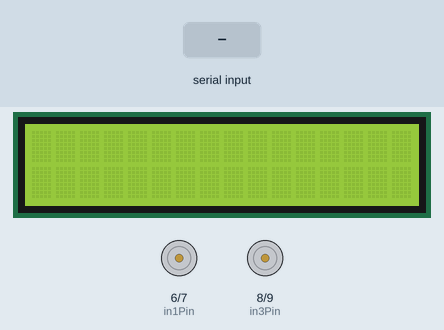
Simulated run of this sketch. Board: Arduino Uno, built with avr-gcc and run on an emulated ATmega328P. Shown: 16×2 character LCD, motor-driver pin pairs drawn as motors (green arrow = first pin HIGH = forward, orange = second pin HIGH = backward, longer = more drive, scaled by the enable pin). The inputs (shaded band) are chosen by the test bench.

Above: at 1.2 s.
1.3 s: "forward" received over the second serial link
At 2.2 s:
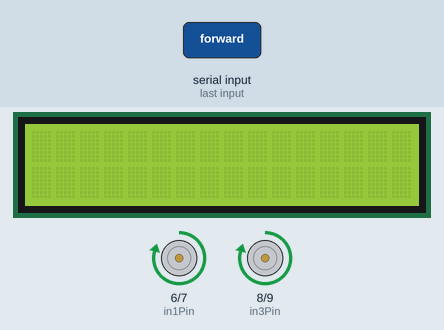
2.8 s: "backward" received over the second serial link
At 3.6 s:
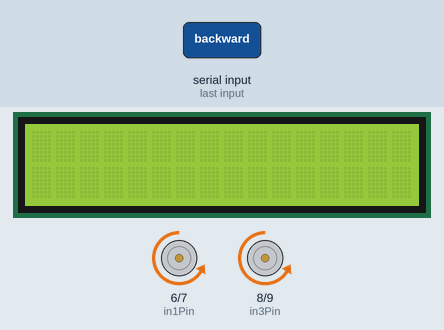
4.3 s: "turnLeft" received over the second serial link
At 4.7 s:
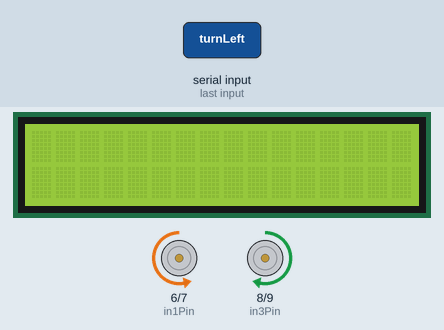
5.8 s: "turnRight" received over the second serial link
At 7.3 s:
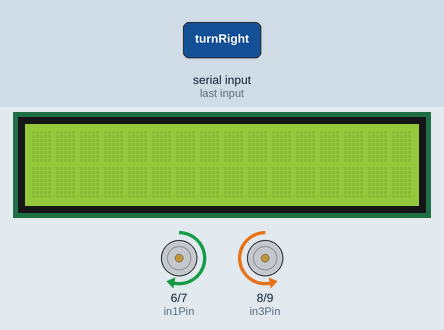
Timing chart, 0 to 8.3 s (numbered marks = the images above; inputs shaded):
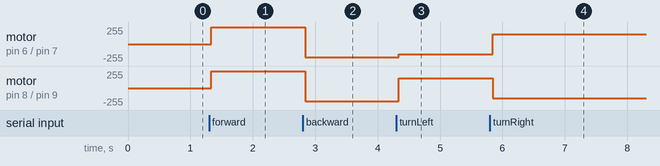

The sketch:

ex59_DCMotor_withClass.ino
```cpp
#include <BtMiniCom.h>
#include <Car.h>

void receiveMsg(String msg);
BtMiniCom btCom(13, 12, receiveMsg);

int in1Pin = 6; // 좌측 바퀴 in1
int in2Pin = 7; // 좌측 바퀴 in2
int ENAPin = 5; // 좌측 바퀴 GND

int in3Pin = 8; // 우측 바퀴 in1
int in4Pin = 9; // 우측 바퀴 in2
int ENBPin = 10; // 좌측 바퀴 GND

Car car(in1Pin, in2Pin, ENAPin, in3Pin, in4Pin, ENBPin);

void setup() {
  // put your setup code here, to run once:
  btCom.init();
  car.stop();
}

void loop() {
  // put your main code here, to run repeatedly:
  btCom.run();
}

void receiveMsg(String msg) {
  String result = "ok : " + msg;

  if (msg == "forward") {
    car.setSpeed(250);
    car.forward();
  }
  else if (msg == "backward") {
    car.setSpeed(200);
    car.backward();
  }
  else if (msg == "turnLeft") {
    car.setSpeed(150);
    car.turnLeft();
  }
  else if (msg == "turnRight") {
    car.setSpeed(150);
    car.turnRight();
  }
  else if (msg == "stop") {
    car.stop();
  }
  else {
    result = "bad Command : " + msg;
  }

  btCom.send(result);
}
```

Measured:
- after the input at 1.3 s, motor on pin 6 (in1Pin) / pin 7 (in2Pin), motor on pin 8 (in3Pin) / pin 9 (in4Pin): stopped → forward 250/255 at once
- after the input at 2.8 s, motor on pin 6 (in1Pin) / pin 7 (in2Pin), motor on pin 8 (in3Pin) / pin 9 (in4Pin): forward 250/255 → backward 200/255 at once
- after the input at 4.3 s, motor on pin 6 (in1Pin) / pin 7 (in2Pin): backward 200/255 → backward 150/255 at once; motor on pin 8 (in3Pin) / pin 9 (in4Pin): backward 200/255 → forward 150/255 at once
- after the input at 5.8 s, motor on pin 6 (in1Pin) / pin 7 (in2Pin): backward 150/255 → forward 150/255 after 0.05 s; motor on pin 8 (in3Pin) / pin 9 (in4Pin): forward 150/255 → backward 150/255 after 0.05 s
